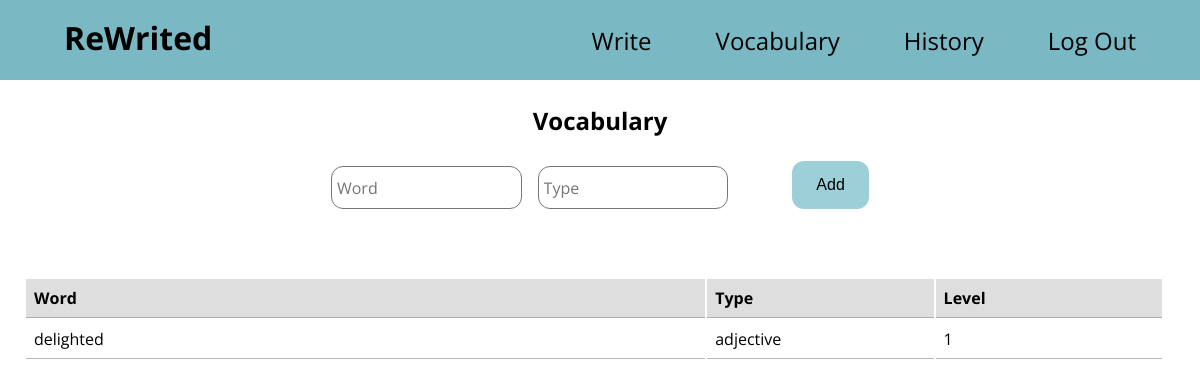
Page /vocabulary (signed in) on the earlier database version.
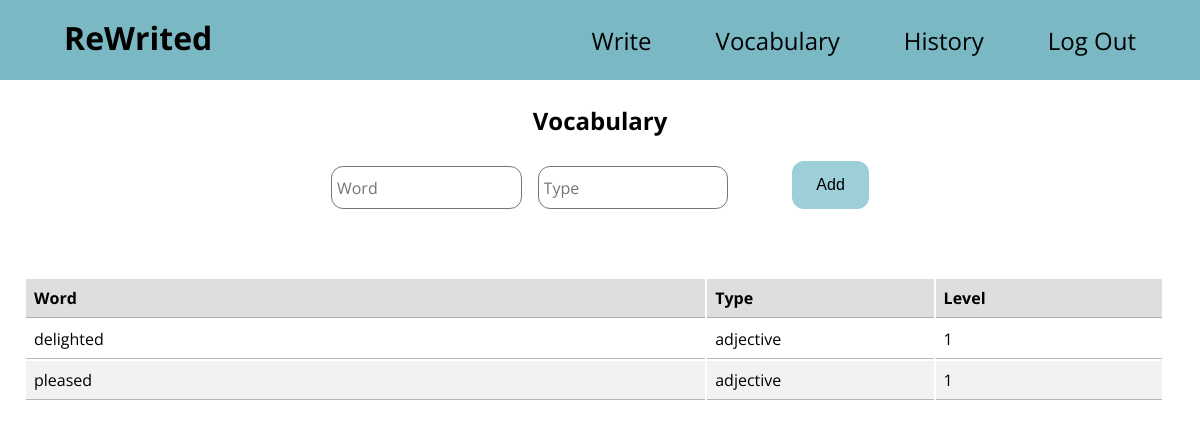
Same page on the later database version.
### tables this page shows
CREATE TABLE vocabulary (
    id_vocab INTEGER PRIMARY KEY AUTOINCREMENT,
    id_user INTEGER NOT NULL,
    type TEXT NOT NULL,
    word TEXT NOT NULL,
    level INTEGER NOT NULL,
    FOREIGN KEY (id_user) REFERENCES users(id_user)
);

### app.py (the view)
@app.route("/vocabulary", methods=["GET", "POST"])
def vocabulary():
    if "user_id" not in session:
        flash("You must be logged in to view this page", "error")
        return redirect("/login")
    if request.method == "POST":
        word = request.form.get("word")
        word_type = request.form.get("type")
        user = session["user_id"]
        level_row = db.execute("SELECT level FROM users WHERE id_user = ?", (user,)).fetchone()
        level = level_row[0]
        cur = db.cursor()
        cur.execute("INSERT INTO vocabulary (id_user, type, word, level) VALUES (?, ?, ?, ?)", (user, word_type, word, level))
        db.commit()
        flash("Word saved!", "success")
        return redirect("/vocabulary")
    else:
        dictionary = db.execute("SELECT * FROM vocabulary WHERE id_user = ?", (session["user_id"],)).fetchall()
        user = db.execute("SELECT * FROM users WHERE id_user = ?", (session["user_id"],)).fetchone()
        return render_template("vocabulary.html", words=dictionary, user=user)

### app.py (called while the page is built)
@app.after_request
def after_request(response):
    response.headers["Cache-Control"] = "no-cache, no-store, must-revalidate"
    response.headers["Expires"] = 0
    response.headers["Pragma"] = "no-cache"
    return response

### templates/vocabulary.html (shortened to what this page needs)
{% extends "layout.html" %}
{% block body %}
    <h2 class="center">Vocabulary</h2>
    <form class="centerDiv" action="vocabulary" method="post">
        <input class="inputField" type="text" placeholder="Word" name="word">
        <input class="inputField" type="text" placeholder="Type" name="type">
        <input class="button" type="submit" value="Add">
    </form>
    <br><br>
    <table>
        <thead>
            <tr>
                <th id="tb_name">Word</th>
                <th id="tb_created">Type</th>
                <th id="tb_level">Level</th>
            </tr>
        </thead>
        <tbody>
            {% for word in words %}
                <tr>
                    <td>{{ word[3] }}</td>
                    <td>{{ word[2] }}</td>
                    <td>{{ word[4] }}</td>
                </tr>
            {% endfor %}
        </tbody>
    </table>
{% endblock %}

Differences in the rows shown:
added vocabulary: word "pleased", type "adjective", level "1"
